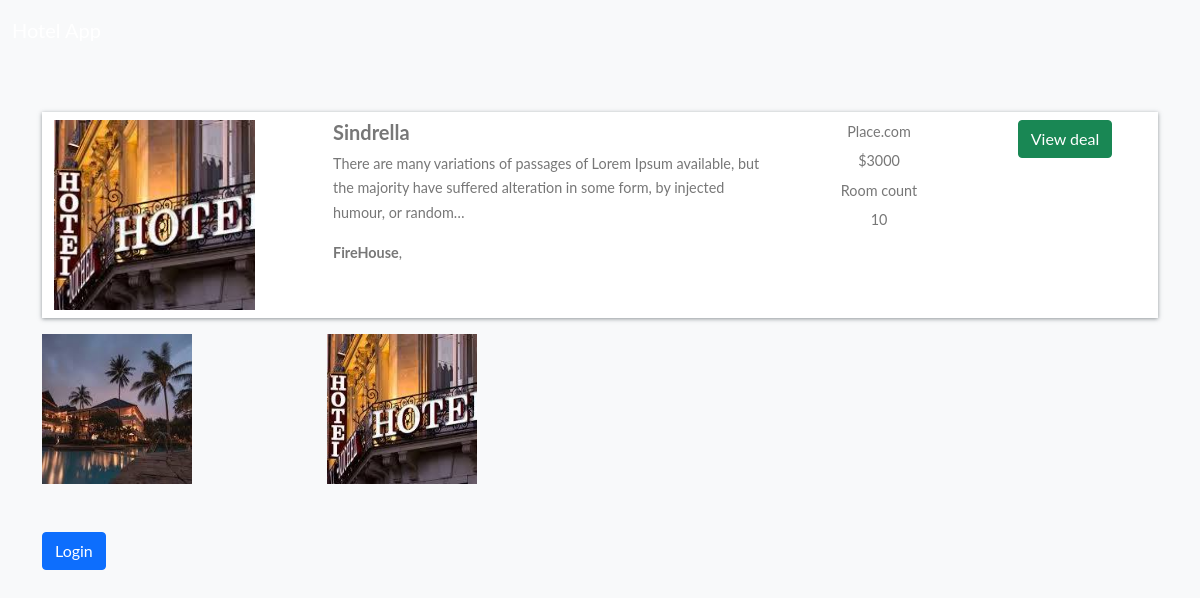
The page /hotel-detail/55ee0c48459340ee9179a804561e5390/ on the database its author committed.
### app/models.py (models this page shows, shortened)
class BaseModel(models.Model):
    uid=models.UUIDField(default=uuid.uuid4, editable=False, primary_key=True)
    created_at=models.DateField(auto_now_add=True)
    updated_at=models.DateField(auto_now_add=True)
    class Meta:
        abstract=True

class Hotel(BaseModel):
    hotel_name=models.CharField(max_length=180)
    hotel_price=models.IntegerField()
    description=models.TextField()
    amenities=models.ManyToManyField(Amenities)
    room_count=models.IntegerField(default=10)

class HotelImages(BaseModel):
    hotel=models.ForeignKey(Hotel,related_name='images', on_delete=models.CASCADE)
    images=models.ImageField(upload_to='hotel/')

class Amenities(BaseModel):
    amenity_name=models.CharField(max_length=100)

### app/views.py (the view, shortened to what this page needs)
# urls.py: path('hotel-detail/<uid>/' , views.hotel_detail , name="hotel_detail"),
def hotel_detail(request,uid):
    hotel_obj = Hotel.objects.get(uid = uid)
    return render(request , 'hotel_detail.html' ,{
        'hotels_obj' :hotel_obj
    })

### templates/hotel_detail.html
{% extends "base.html" %}
{%  block start %}
<div class="container mt-5 pt-5">
    <div class="row search-card-result">
        <div class="col-md-3">
        <a href="/hotel-detail/{{hotels_obj.uid}}">
            <img class="img-fluid" src="/media/{{hotels_obj.images.first.images}}" alt="Card image cap">
        </a></div>
        <div class="col-md-5">
            <h5>{{hotels_obj.hotel_name}}</h5>
            <p>
                {{hotels_obj.description|truncatechars:150}}
            </p>
            <p>
                {%for amenitie in hotels_obj.amenities.all %}
                <b>{{amenitie.amenity_name}}</b>,
                {% endfor %}
            </p>
        </div>
        <div class="col-md-2 border-left text-center more-offers">
            <p>Place.com</p>
            <p>${{hotels_obj.hotel_price}}</p>
            <p>Room count</p>
            <p>{{hotels_obj.room_count}}</p>
        </div>
        <div class="col-md-2 border-left text-center more-offers">
            <div class="btn btn-success">View deal </div>
        </div>
    </div>
    <div class="row">
        {% for image in hotels_obj.images.all %}
        <div class="col-md-3">
            <img src="/media/{{image.images}}" style="height: 150px ; width:150px">
        </div>
        {% endfor %}
    </div>
    {% if request.user.is_authenticated %}
    <div class="filter-card">
        <h5>Book Hotel</h5>
        {%include "message.html"%}
        <form method="post">
            {% csrf_token %}
            <div class="row form-group">
                <div class="col-md-12">
                    <label for="mintopay">Check in</label>
                    <p>
                        <input type="date" name="checkin" id="checkin" class="form-control">
                    </p>
                </div>
                <div class="col-md-12">
                    <label for="maxtopay">Check out</label>
                    <p>
                        <input type="date" name="checkout" id="checkout" class="form-control">
                    </p>
                </div>
            </div>
            <div class="row form-group">
                <div class="col-md-12">
                    <input type="submit" class="btn btn-primary btn-block" value="Book">
                </div>
            </div>
        </form>
    </div>
    {% else %}
    <a href="/login/" class="btn btn-primary mt-5 ">Login</a>
    {% endif %}
</div>
{% endblock %}

### static/style.css (style rules this page uses)
body { font-family: "Lato", Arial, sans-serif; font-weight: 400; font-size: 16px; line-height: 1.7; background: #fff; color: #777; }
.search-card-result { box-shadow: 0px 1px 4px rgba(41, 51, 57, 0.5); margin: 1rem 0; padding: 0.5rem 0; background-color: #fff; }
.search-card-result img { height: 190px; }
.search-card-result h5 { font-style: 1.1rem; font-weight: 700; }
.search-card-result p { font-size: 0.9rem; }
.search-card-result .more-offers p { margin-bottom: 0.3rem; }

### rows shown on the page
Hotel: images.first.images (picture), hotel_name "Sindrella", description "There are many variations of passages of Lorem Ipsum available, but the majority have suffered alteration in some form, by injected humour, or random…", hotel_price "3000", room_count "10"
Amenities: amenity_name "FireHouse"
HotelImages: images (picture)
HotelImages: images (picture)
